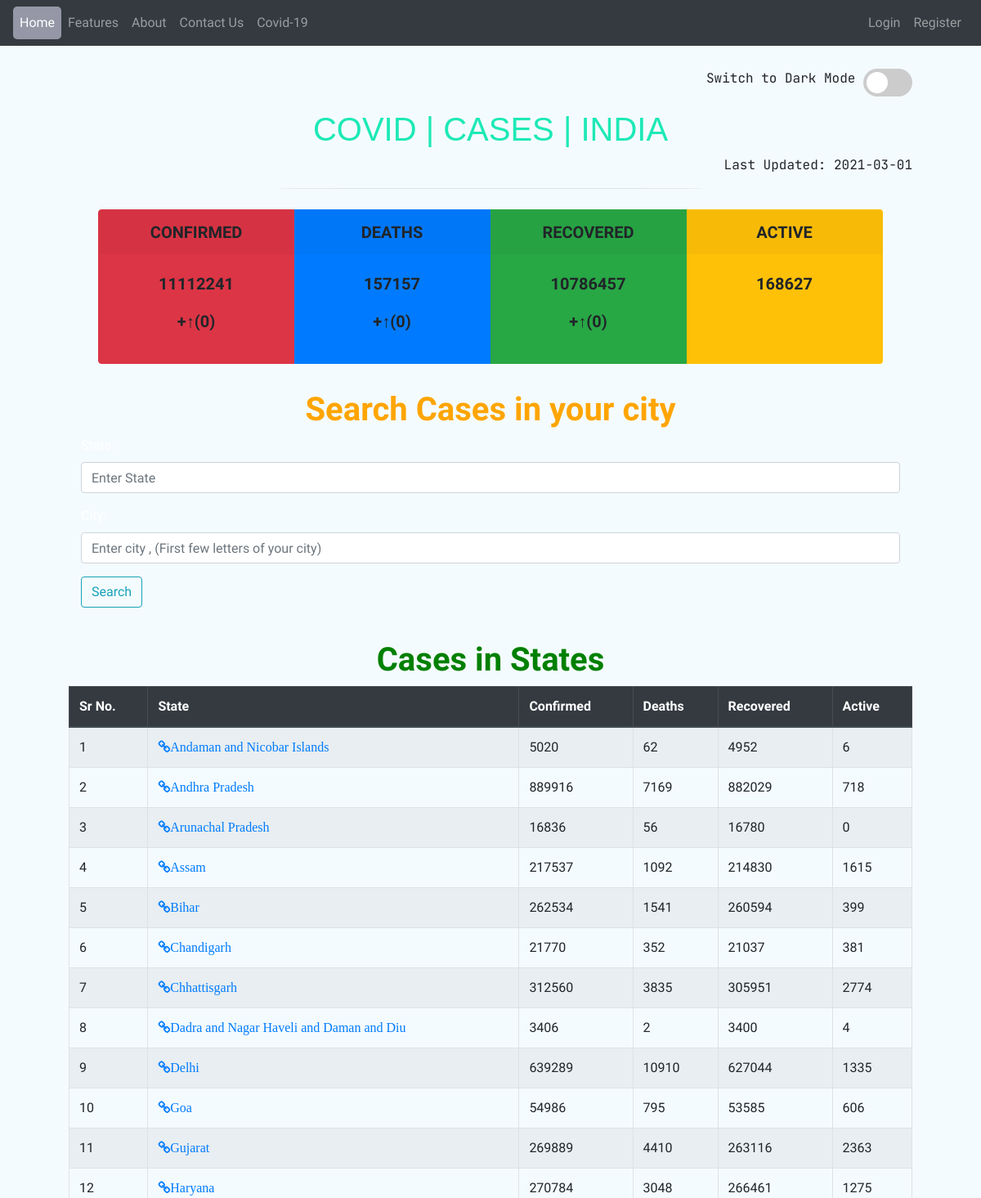
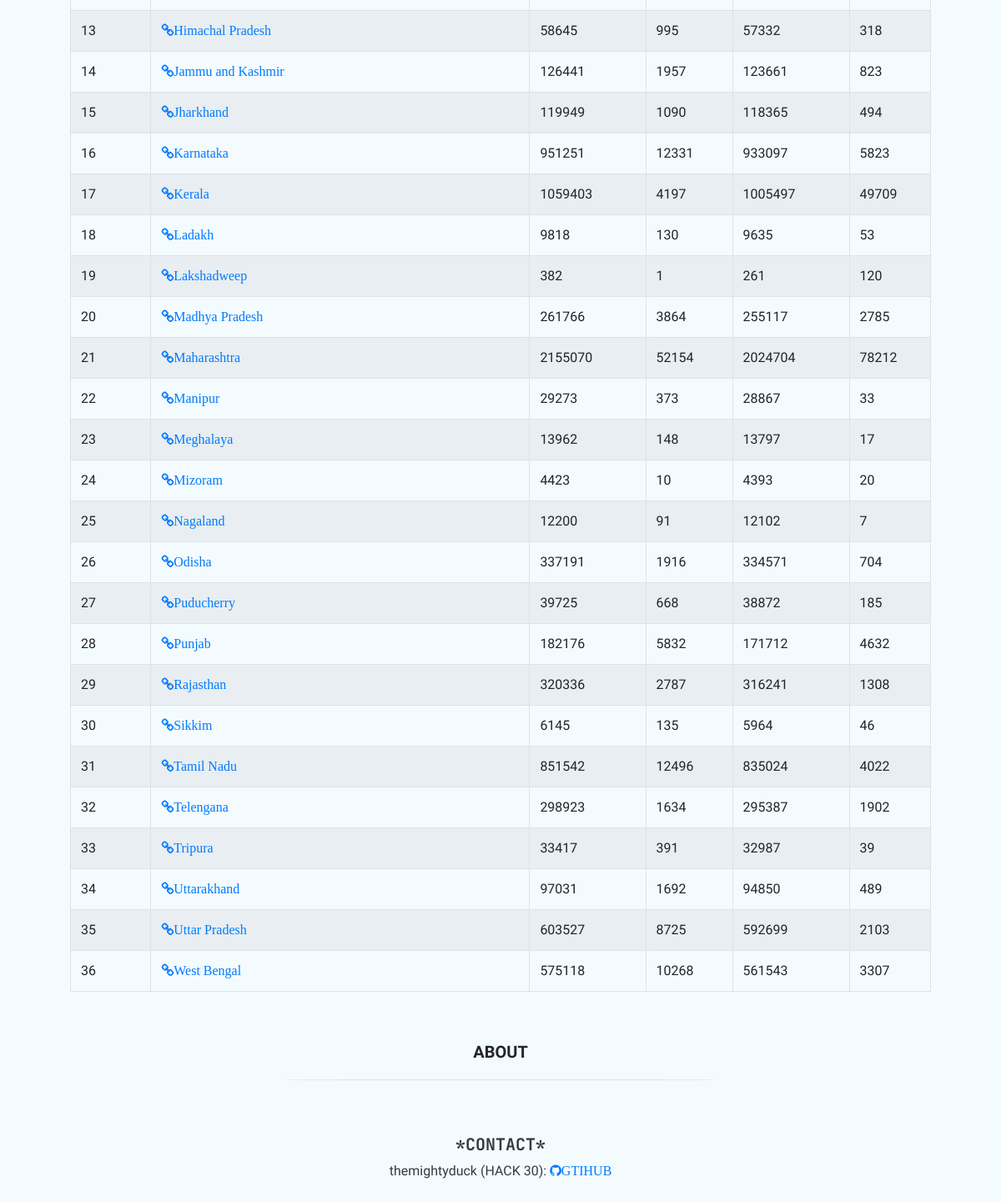
/covidtracker/, run on the app's committed database (2 pictures, top to bottom).
### covidtracker/models.py (models this page shows, shortened)
class CasesIncrementCheck(models.Model):
    confirmed_inc = models.IntegerField(blank=False, default=0, null=False)
    date_before = models.TextField(blank=False, default=0, null=False)
    present_date = models.TextField(blank=False, default=0, null=False)
    death_inc = models.IntegerField(blank=False, default=0, null=False)
    recovered_inc = models.IntegerField(blank=False, default=0, null=False)
    Dated = models.TextField(blank=False, null=False, default=date_)

class states_cases(models.Model):
    state_name = models.CharField(max_length=50, unique=True, default="state")
    confirmed = models.IntegerField(blank=True, default=0)
    Death = models.IntegerField(blank=True, default=0)
    Recovered = models.IntegerField(blank=True, default=0)
    Active = models.IntegerField(blank=True, default=0)
    Dated = models.TextField(blank=False, null=False, default=date_)
    def __str__(self):
        return f"{self.state_name}"

### covidtracker/views.py (the view)
# urls.py: path("", views.covid_state, name="covid-home"),
def covid_state(request):
    date_1 = str(dt.now()).split()[0]  # todays date
    print("DATE1", date_1)
    dated1 = str(district_cases.objects.all().first().Dated)
    query_inc_before = CasesIncrementCheck.objects.all().first()
    dated2 = str(query_inc_before.Dated)
    dated3 = str(states_cases.objects.all().first().Dated)
    print("district_cases_dated1", dated1)
    print("CasesIncrementCheck dated2", dated2)
    print("states_cases dated3", dated3)
    if dated3 != date_1:
        print("UPDATE STATE")
        update_state()
        time.sleep(1)
        if dated2 != date_1:
            print("UPDATE cases inc")
            cases_increment()
    else:
        print("UP TO DATE")
    query_inc_after_updation = CasesIncrementCheck.objects.first()
    confirmed_inc_ = query_inc_after_updation.confirmed_inc
    present_date_ = query_inc_after_updation.present_date
    death_inc_ = query_inc_after_updation.death_inc
    recovered_inc_ = query_inc_after_updation.recovered_inc
    print(f"present _date{present_date_}")
    confirmed__sum = states_cases.objects.all().aggregate(Sum("confirmed"))
    Active__sum = states_cases.objects.all().aggregate(Sum("Active"))
    Recovered__sum = states_cases.objects.all().aggregate(Sum("Recovered"))
    Death__sum = states_cases.objects.all().aggregate(Sum("Death"))
    context_ = {
        "confirmed": confirmed__sum["confirmed__sum"],
        "Active": Active__sum["Active__sum"],
        "Death": Death__sum["Death__sum"],
        "Recovered": Recovered__sum["Recovered__sum"],
        "district_cases": district_cases.objects.all(),
        "states_cases": states_cases.objects.all().order_by("id"),
        "cases_increment": confirmed_inc_,
        "recovered_inc": recovered_inc_,
        "death_inc": death_inc_,
        "present_date": present_date_,
        "title": "INDIA",
        "state": "active",
    }
    return render(request, "covidtracker/home.html", context_)

### covidtracker/templates/covidtracker/home.html (shortened to what this page needs)
{% extends 'covidtracker/base.html' %}
{% load static %}
{% block content %}
<div class="section-bg" id="introduction">
    <div class='text-right' style='font-family: "JetBrains Mono", monospace;'>
        Switch to Dark Mode
      <label class="switch">
        <span class="slider round darkMode"></span>
      </label>
    </div>
    <div class="container mt-2" id="text_reduce">
      <div class="text-right"><h1 style="color: #1de9b6;" class="title-head text-center headingtext text_size_reduce">COVID | CASES | INDIA </h1><p style='font-family: "JetBrains Mono", monospace;'>Last Updated: {{present_date}}</p><hr class="titlehr" />
      </div>
    </div>
  <div class="card-group mt-2 justify-content-center subtitle-a text-center" style='font-weight: 900;'>
    <div class="card card1 bg-danger border-danger mb-2" style="max-width: 15rem;">
      <div class="card-header border-danger">Confirmed</div>
      <div class="card-body">
        <p class="card-text">{{confirmed}}</p><p>+↑({{cases_increment}})</p>
      </div>
    </div>
    <div class="card card1 bg-primary border-primary mb-2" style="max-width: 15rem;">
      <div class="card-header border-primary">Deaths</div>
        <div class="card-body">
        <p class="card-text">{{Death}}</p><p>+↑({{death_inc}})</p>
      </div>
    </div>
    <div class="card card2 bg-success border-success mb-2" style="max-width: 15rem;">
      <div class="card-header border-success">Recovered</div>
      <div class="card-body text-center">
        <p class="card-text">{{Recovered}}</p><p>+↑({{recovered_inc}})</p>
      </div>
    </div>
    <div class="card card4 bg-warning border-warning mb-2 " style="max-width: 15rem;">
      <div class="card-header border-warning">Active</div>
      <div class="card-body text-center">
        <p class="card-text">{{Active}}</p>
      </div>
    </div>
  </div>
  <br>
  <h1 align="center" class="text-center" style="color: Orange"><b> Search Cases in your city</b></h1>
  <div class="container justify-content-center">
  <form class="form-horizontal" id="find_cases" action="/" method = "GET">
      <div class="form-group">
        <label class="control-label col-sm-2" for="state" style="color: white">State:</label>
          <div class="col-auto">
            <input  list = "states" class="form-control" type="Text" name="state" id="state" placeholder="Enter State">
          </div>
      </div>
      <div class="form-group">
        <label class="control-label col-sm-2" for="city" style="color: white">City:</label>
          <div class="col-auto">
              <input  list = "cities" class="form-control" type ="Text" name="city" id="city" placeholder="Enter city , (First few letters of your city)">
          </div>
        </div>
        <div class="form-group">
          <div class="col-sm-offset-2 col-sm-10 center">
            <button type="submit" id="submit_button" class="btn btn-outline-info">Search</button>
          </div>
        </div>
  </form>
  </div>
  <br>
  <h1 align ="center"style="color: green" ><b id="cases_each_state">Cases in States</b></h1>
    <div class="container" id="main_table">
      <div class="section-bg">
      <table  class="table table-bordered table-striped">
      <thead class= "thead-dark">
      <tr>
        <th>Sr No.</th>
        <th>State</th>
        <th>Confirmed </th>
        <th>Deaths</th>
        <th>Recovered</th>
        <th>Active</th>
      </tr>
      </thead>
      <tbody>
        {% for state in states_cases %}
        <tr>
          <td>{{state.pk}}</td>
          <td><a href="{% url 'city' state.state_name %}"><i class="fa fa-link">{{state.state_name}}</i></a></td>
          <td>{{state.confirmed}}</td>
          <td>{{state.Death}}</td>
          <td>{{state.Recovered}}</td>
          <td>{{state.Active}}</td>
        </tr>
      {% endfor %}
      </tbody>
    </table>
    </div>
  </div>
  <br>
  <div class="title-box text-center">
      <h3 class="title-a">
          ABOUT
      </h3>
      <hr class="titlehr" />
      <p class="font-italic "><br>{{about_intro|safe}}</p>
      <div class="text-dark text-center px-3">
          <h3 class="subtitle-a">*Contact*</h3>
          <p class="font-bold">themightyduck (HACK 30): <a href="https://github.com/tusharrao198/themightyduck"><i  class="fa fa-github" aria-hidden="true">GTIHUB</i></a></p>
      </div>
  </div>
</div>
{% endblock %}

### covidtracker/templates/covidtracker/base.html (shortened to what this page needs)
{% load static %}
<!DOCTYPE html>
<html lang="en">
<head>
  <link rel="stylesheet" href="https://stackpath.bootstrapcdn.com/bootstrap/4.5.2/css/bootstrap.min.css"
>
  <link rel="stylesheet" href="https://stackpath.bootstrapcdn.com/font-awesome/4.7.0/css/font-awesome.min.css"
>
  <link rel="stylesheet" type="text/css" href="{% static 'covidtracker/css/style.css' %}">
</head>
<body>
  {% block navbar %}
  {% include '_navbar.html' %}
  {% endblock %}
  {% block content %}
  {% endblock %}
</body>
</html>

### eduapp/templates/eduapp/_navbar.html (shortened to what this page needs)
{% load static %}
<header id="header" class="fixed-top">
    <nav class="navbar navbar-expand-lg navbar-dark bg-dark">
  <div class="collapse navbar-collapse" id="navbarColor02">
    <ul class="navbar-nav mr-auto">
      <li class="nav-item active">
        <a class="nav-link" href="{% url 'home' %}">Home
        </a>
      </li>
      <li class="nav-item">
        <a class="nav-link" href="#">Features</a>
      </li>
      <li class="nav-item">
        <a class="nav-link" href="#">About</a>
      </li>
      <li class="nav-item">
        <a class="nav-link" href="#contactUs">Contact Us</a>
      </li>
      <li class="nav-item">
        <a class="nav-link" href="{% url 'covid-home' %}">Covid-19</a>
      </li>
    </ul>
    <div class="navbar-nav">
      {% if user.is_authenticated %}
        <a class="nav-item nav-link" href="{% url 'profile' %}">{{ user.username}}'sProfile</a>
        <a class="nav-item nav-link" href="{% url 'logout' %}">Logout</a>
      {% else %}
        <a class="nav-item nav-link" href="{% url 'login' %}">Login</a>
        <a class="nav-item nav-link" href="{% url 'register' %}">Register</a>
      {% endif %}
    </div>
  </div>
</nav>
</header>

### covidtracker/static/covidtracker/css/style.css (style rules this page uses)
html { scroll-behavior: smooth; overflow-x: hidden; }
* { box-sizing: border-box; font-family: "Raleway", sans-serif; }
#introduction { padding: 7%; }
li { list-style: none; }
.headingtext { font-family: "Noto Sans JP", sans-serif; }
.titlehr { background: linear-gradient(to right, #f9c679); border-radius: 25%; width: 50%; height: 2px; }
.container { padding-left: 0px !important; padding-right: 0px !important; }
.section-bg { background-color: #f4fbfe; }
.active { background-color: rgba(214, 213, 234, 0.6); text-decoration: none; border-radius: 5px; }
.fixed-top { transition: background-color 200ms linear; }
.title-a { font-weight: 450; font-size: 20px; font-weight: bold; text-transform: uppercase; padding-bottom: 5px; position: relative; padding-top: 20px; transition: all 500ms ease; }
.subtitle-a { font-weight: 900; font-size: 20px; font-weight: bold; text-transform: uppercase; padding-bottom: 0px; position: relative; padding-top: 7px; font-family: "JetBrains Mono", monospace; }
.switch { position: relative; display: inline-block; width: 60px; height: 34px; }
.slider { position: absolute; cursor: pointer; top: 0; left: 0; right: 0; bottom: 0; background-color: #ccc; -webkit-transition: 0.4s; transition: 0.4s; }
.slider:before { position: absolute; content: ""; height: 26px; width: 26px; left: 4px; bottom: 4px; background-color: white; -webkit-transition: 0.4s; transition: 0.4s; }
.slider.round { border-radius: 34px; }
.slider.round:before { border-radius: 50%; }

### data on the page
CasesIncrementCheck: present_date "2021-03-01"
states_cases: pk "1", state_name "Andaman and Nicobar Islands", confirmed "5020", Death "62", Recovered "4952", Active "6"
states_cases: pk "2", state_name "Andhra Pradesh", confirmed "889916", Death "7169", Recovered "882029", Active "718"
states_cases: pk "3", state_name "Arunachal Pradesh", confirmed "16836", Death "56", Recovered "16780", Active "0"
states_cases: pk "4", state_name "Assam", confirmed "217537", Death "1092", Recovered "214830", Active "1615"
states_cases: pk "5", state_name "Bihar", confirmed "262534", Death "1541", Recovered "260594", Active "399"
states_cases: pk "6", state_name "Chandigarh", confirmed "21770", Death "352", Recovered "21037", Active "381"
states_cases: pk "7", state_name "Chhattisgarh", confirmed "312560", Death "3835", Recovered "305951", Active "2774"
states_cases: pk "8", state_name "Dadra and Nagar Haveli and Daman and Diu", confirmed "3406", Death "2", Recovered "3400", Active "4"
states_cases: pk "9", state_name "Delhi", confirmed "639289", Death "10910", Recovered "627044", Active "1335"
states_cases: pk "10", state_name "Goa", confirmed "54986", Death "795", Recovered "53585", Active "606"
states_cases: pk "11", state_name "Gujarat", confirmed "269889", Death "4410", Recovered "263116", Active "2363"
states_cases: pk "12", state_name "Haryana", confirmed "270784", Death "3048", Recovered "266461", Active "1275"
states_cases: pk "13", state_name "Himachal Pradesh", confirmed "58645", Death "995", Recovered "57332", Active "318"
states_cases: pk "14", state_name "Jammu and Kashmir", confirmed "126441", Death "1957", Recovered "123661", Active "823"
states_cases: pk "15", state_name "Jharkhand", confirmed "119949", Death "1090", Recovered "118365", Active "494"
states_cases: pk "16", state_name "Karnataka", confirmed "951251", Death "12331", Recovered "933097", Active "5823"
states_cases: pk "17", state_name "Kerala", confirmed "1059403", Death "4197", Recovered "1005497", Active "49709"
states_cases: pk "18", state_name "Ladakh", confirmed "9818", Death "130", Recovered "9635", Active "53"
states_cases: pk "19", state_name "Lakshadweep", confirmed "382", Death "1", Recovered "261", Active "120"
states_cases: pk "20", state_name "Madhya Pradesh", confirmed "261766", Death "3864", Recovered "255117", Active "2785"
states_cases: pk "21", state_name "Maharashtra", confirmed "2155070", Death "52154", Recovered "2024704", Active "78212"
states_cases: pk "22", state_name "Manipur", confirmed "29273", Death "373", Recovered "28867", Active "33"
states_cases: pk "23", state_name "Meghalaya", confirmed "13962", Death "148", Recovered "13797", Active "17"
states_cases: pk "24", state_name "Mizoram", confirmed "4423", Death "10", Recovered "4393", Active "20"
states_cases: pk "25", state_name "Nagaland", confirmed "12200", Death "91", Recovered "12102", Active "7"
states_cases: pk "26", state_name "Odisha", confirmed "337191", Death "1916", Recovered "334571", Active "704"
states_cases: pk "27", state_name "Puducherry", confirmed "39725", Death "668", Recovered "38872", Active "185"
states_cases: pk "28", state_name "Punjab", confirmed "182176", Death "5832", Recovered "171712", Active "4632"
states_cases: pk "29", state_name "Rajasthan", confirmed "320336", Death "2787", Recovered "316241", Active "1308"
states_cases: pk "30", state_name "Sikkim", confirmed "6145", Death "135", Recovered "5964", Active "46"
states_cases: pk "31", state_name "Tamil Nadu", confirmed "851542", Death "12496", Recovered "835024", Active "4022"
states_cases: pk "32", state_name "Telengana", confirmed "298923", Death "1634", Recovered "295387", Active "1902"
states_cases: pk "33", state_name "Tripura", confirmed "33417", Death "391", Recovered "32987", Active "39"
states_cases: pk "34", state_name "Uttarakhand", confirmed "97031", Death "1692", Recovered "94850", Active "489"
states_cases: pk "35", state_name "Uttar Pradesh", confirmed "603527", Death "8725", Recovered "592699", Active "2103"
states_cases: pk "36", state_name "West Bengal", confirmed "575118", Death "10268", Recovered "561543", Active "3307"

### other printed values
{{ confirmed }} "11112241"
{{ cases_increment }} "0"
{{ Death }} "157157"
{{ death_inc }} "0"
{{ Recovered }} "10786457"
{{ recovered_inc }} "0"
{{ Active }} "168627"
